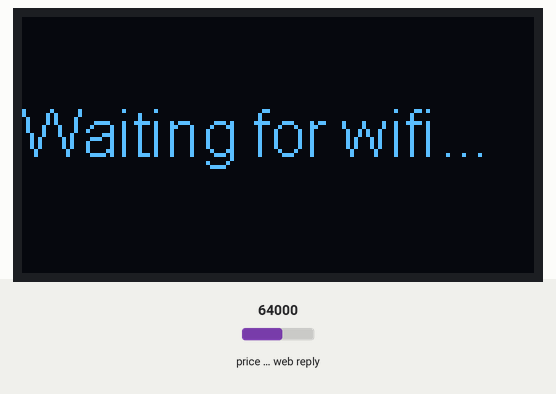
This sketch was run on a simulated ESP8266 (NodeMCU). Parts: 128×64 one-colour display. Inputs (shaded band) come from the test bench; at power-on: price in the web reply 64000. The OLED is the two-colour kind (top 16 rows yellow); WiFi joins after 1.5 s; servers stay silent unless stated; uploads are accepted with an empty reply; web services answer with replies made up by the test bench; what the sketch prints to the serial monitor is not drawn.

Above: at 0.1 s.
At 1.6 s:
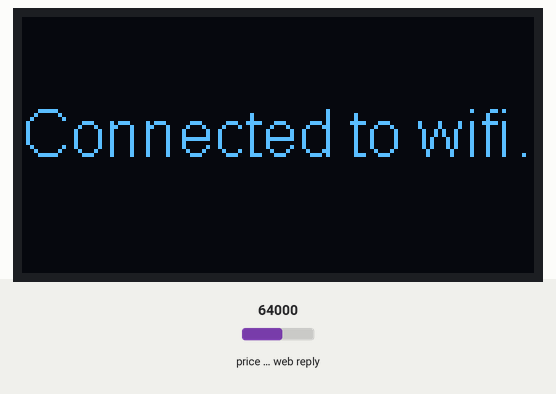
At 3.6 s:
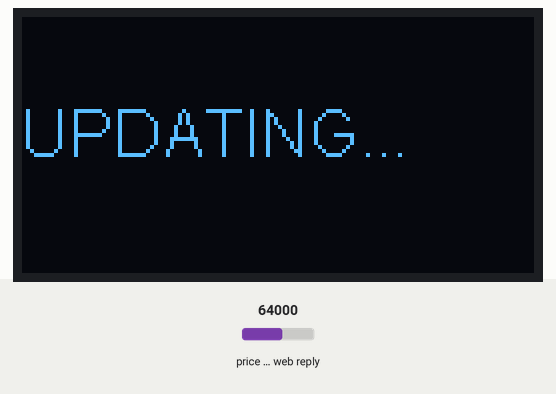
At 10.1 s:
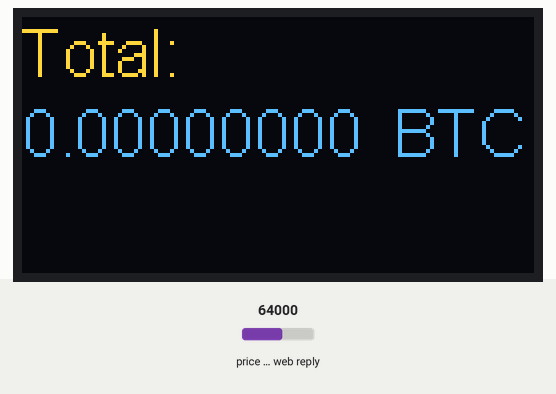
At 18.1 s:
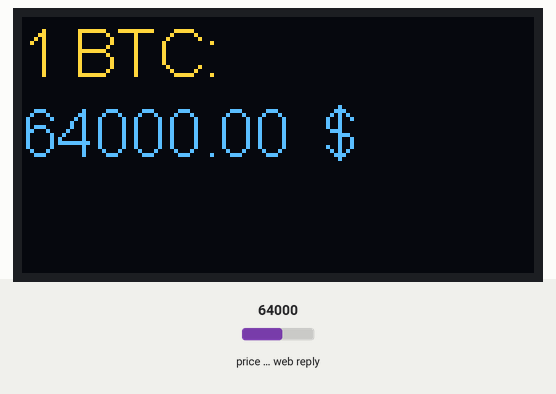
At 38.3 s:
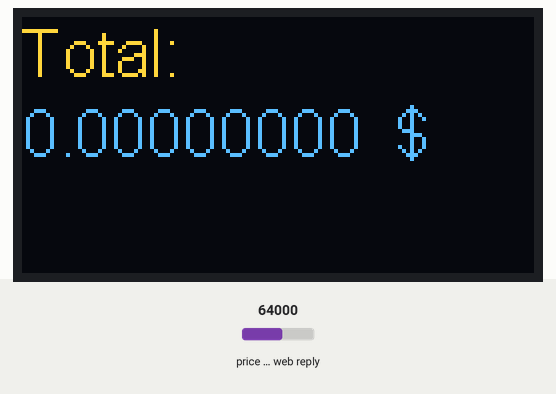

The sketch:

DashBoard_BTC.ino
```cpp
/*
 *
 */

//ESP8266
#include <ESP8266WiFi.h>
#include <ESP8266WiFiMulti.h>
//Oled Screen
#include <Wire.h>  // Only needed for Arduino 1.6.5 and earlier
#include "SSD1306.h" // alias for `#include "SSD1306Wire.h"`
//Self developed files
#include "dataParser.h"
#include "frames.h"

//User Settings
const char ssid_1 [] = "";
const char pass_1 [] = "";
const char ssid_2 [] = "";
const char pass_2 [] = "";
const char BitCoinWallet [] = "";

//Globals
ESP8266WiFiMulti WiFiMulti;
SSD1306 display(0x3c, D3, D5);


void setup()
{
    //Setup Oled
    display.init();
    display.flipScreenVertically();
    display.setFont(ArialMT_Plain_16);
    display.setTextAlignment(TEXT_ALIGN_LEFT);
    display.clear();


    //Setup Serial
    Serial.begin(115200);
    delay(10);

    //Setup Wifi
    WiFiMulti.addAP( ssid_1 , pass_1);
    WiFiMulti.addAP( ssid_2 , pass_2);
    display.clear();
    display.drawString(0 , 20, "Waiting for wifi...");
    display.display();
    int xpos = 0;
    while(WiFiMulti.run() != WL_CONNECTED) {
        display.drawString(xpos ,40 , ".");
        xpos= xpos + 3;
        display.display();
        delay(500);
    }
    display.clear();
    display.drawString(0 , 20, "Connected to wifi...");
    //display.drawString(0 , 40, WiFi.localIP()));
    display.display();
    delay(2000);
}


void frameLoop(double currency, double totol_balance_btc, double total_balance)
{

  //currency
  delay(2000);
  char currency_line[30];
  dtostrf(currency,0, 2, currency_line);
  sprintf(currency_line,"%s %s", currency_line, " $");
  display.clear();
  display.drawString(0 , 0,  "1 BTC:");
  display.drawString(0 , 20, currency_line);
  display.display();


  // total dollar
  delay(2000);
  char total_balance_line[30];
  dtostrf(total_balance,0, 8, total_balance_line);
  sprintf(total_balance_line,"%s %s", total_balance_line, " $");
  display.clear();
  display.drawString(0 , 0,  "Total:");
  display.drawString(0 , 20, total_balance_line);
  display.display();


  // total btc
  delay(2000);
  char totol_balance_btc_line[30];
  dtostrf(totol_balance_btc,0, 8, totol_balance_btc_line);
  sprintf(totol_balance_btc_line,"%s %s", totol_balance_btc_line, " BTC");
  display.clear();
  display.drawString(0 , 0,  "Total:");
  display.drawString(0 , 20, totol_balance_btc_line);
  display.display();

}


int loopCounter = 0;
double currency = 0;
double total_balance_btc = 0;
void loop()
{
  if (WiFiMulti.run() == WL_CONNECTED) //Check WiFi connection status
  {
    display.clear();
    display.drawString(0 , 20, "UPDATING...");
    display.display();
    if(loopCounter%20==0){ currency = getCurrency(); }
    if(loopCounter%2==0){ total_balance_btc = getTotalBTC(BitCoinWallet); }
    ///////////////
    Serial.print("1 BTC: ");
    Serial.print(currency,9);
    Serial.println(" USD");
    Serial.print("Total BTC: ");
    Serial.println(total_balance_btc,9);
    Serial.print("Total USD: ");
    Serial.println(total_balance_btc*currency,9);
    ///////////
    for(int i = 0; i<3; i++)// 3 frame * 2000 ms * 10 loop
    {
      frameLoop(currency, total_balance_btc, total_balance_btc*currency);
    }
    loopCounter++;
  }//end of wifi check

}//end of loop
```

dataParser.cpp
```cpp
/*
 *This is a library file which is using for data parser of btc currency api and nice hash bitcoin wallet api
 */
#include <ESP8266HTTPClient.h>
#include <ArduinoJson.h>
#include "dataParser.h"

//Globals
char url_Currency [] = "http://blockchain.info/ticker";
char url_Balance_base[] = "http://api.nicehash.com/api?method=stats.provider&addr=";
char url_Balence[255];


DynamicJsonBuffer jsonBuffer_Currency;
DynamicJsonBuffer jsonBuffer_Balance;

String getJsonFromUrl(char *url)
{
    HTTPClient http;  //Declare an object of class HTTPClient
    String payload;
    http.begin(url);  //Specify request destination
    int httpCode = http.GET(); //Send the request
    Serial.print("\n Received http code ");
    Serial.println(httpCode);
    if (httpCode > 0) //Check the returning code
    {
      Serial.println("HTTP OK");
      payload = http.getString();   //Get the request response payload
      Serial.println(payload);      //Print the response payloa
      return payload;
    }
    else
    {
      Serial.println("HTTP ERROR");
      return "{}";
    }
    http.end();   //Close connection
}

double getCurrency()
{
    JsonObject& root_Currency = jsonBuffer_Currency.parseObject( getJsonFromUrl(url_Currency) );
    if (root_Currency.success())
    {
      double currency = root_Currency["USD"]["last"];
      return currency;
    }
    else
    {
      return 0.0;
    }
}

double getTotalBTC(const char *BitCoinWallet)
{
  //Setup URLs
  strcpy( url_Balence, url_Balance_base );
  strcat( url_Balence, BitCoinWallet );
  JsonObject& root_Balance = jsonBuffer_Balance.parseObject( getJsonFromUrl(url_Balence) );
  double total_balance_btc = 0.0;
  if (root_Balance.success())
  {
    double balances[8];
    int algos[8];
    for (int i = 0; i<8; i++)
    {
        algos[i] = root_Balance["result"]["stats"][i]["algo"];
        const char* balchar = root_Balance["result"]["stats"][i]["balance"];
        balances[i] = strtod(balchar, NULL);
        Serial.print(balchar);
        Serial.println(balances[i]);
        total_balance_btc += balances[i];
    }
  }

  return total_balance_btc;
}
```

dataParser.h
```cpp
/*
 *This is a library file which is using for data parser of btc currency api and nice hash bitcoin wallet api
 */

String getJsonFromUrl(char *url);

double getCurrency();

double getTotalBTC(const char *BitCoinWallet);
```

frames.cpp
```cpp
/******************Frames********************/

#include "OLEDDisplayUi.h"
#include "frames.h"
#include "images.h"


void msOverlay(OLEDDisplay *display, OLEDDisplayUiState* state)
{
  display->setTextAlignment(TEXT_ALIGN_RIGHT);
  display->setFont(ArialMT_Plain_10);
  display->drawString(128, 0, String(millis()));
}

void drawFrame1(OLEDDisplay *display, OLEDDisplayUiState* state, int16_t x, int16_t y)
{
  // draw an xbm image.
  // Please note that everything that should be transitioned
  // needs to be drawn relative to x and y

  display->drawXbm(x + 34, y + 14, WiFi_Logo_width, WiFi_Logo_height, WiFi_Logo_bits);
}

void drawFrame2(OLEDDisplay *display, OLEDDisplayUiState* state, int16_t x, int16_t y)
{
  // Demonstrates the 3 included default sizes. The fonts come from SSD1306Fonts.h file
  // Besides the default fonts there will be a program to convert TrueType fonts into this format
  display->setTextAlignment(TEXT_ALIGN_LEFT);
  display->setFont(ArialMT_Plain_10);
  display->drawString(0 + x, 10 + y, "Arial 10");

  display->setFont(ArialMT_Plain_16);
  display->drawString(0 + x, 20 + y, "Arial 16");

  display->setFont(ArialMT_Plain_24);
  display->drawString(0 + x, 34 + y, "Arial 24");
}

void drawFrame3(OLEDDisplay *display, OLEDDisplayUiState* state, int16_t x, int16_t y)
{
  // Text alignment demo
  display->setFont(ArialMT_Plain_10);

  // The coordinates define the left starting point of the text
  display->setTextAlignment(TEXT_ALIGN_LEFT);
  display->drawString(0 + x, 11 + y, "Left aligned (0,10)");

  // The coordinates define the center of the text
  display->setTextAlignment(TEXT_ALIGN_CENTER);
  display->drawString(64 + x, 22 + y, "Center aligned (64,22)");

  // The coordinates define the right end of the text
  display->setTextAlignment(TEXT_ALIGN_RIGHT);
  display->drawString(128 + x, 33 + y, "Right aligned (128,33)");
}

void drawFrame4(OLEDDisplay *display, OLEDDisplayUiState* state, int16_t x, int16_t y)
{
  // Demo for drawStringMaxWidth:
  // with the third parameter you can define the width after which words will be wrapped.
  // Currently only spaces and "-" are allowed for wrapping
  display->setTextAlignment(TEXT_ALIGN_LEFT);
  display->setFont(ArialMT_Plain_10);
  display->drawStringMaxWidth(0 + x, 10 + y, 128, "Lorem ipsum\n dolor sit amet, consetetur sadipscing elitr, sed diam nonumy eirmod tempor invidunt ut labore.");
}

void drawFrame5(OLEDDisplay *display, OLEDDisplayUiState* state, int16_t x, int16_t y)
{

}
/**********************************************/
```

frames.h
```cpp
/******************Frames********************/

//void msOverlay(OLEDDisplay *display, OLEDDisplayUiState* state);
//void drawFrame1(OLEDDisplay *display, OLEDDisplayUiState* state, int16_t x, int16_t y);
//void drawFrame2(OLEDDisplay *display, OLEDDisplayUiState* state, int16_t x, int16_t y);
//void drawFrame3(OLEDDisplay *display, OLEDDisplayUiState* state, int16_t x, int16_t y);
//void drawFrame4(OLEDDisplay *display, OLEDDisplayUiState* state, int16_t x, int16_t y);
//void drawFrame5(OLEDDisplay *display, OLEDDisplayUiState* state, int16_t x, int16_t y);
/**********************************************/
```

Source omitted: images.h (data table, 2199 bytes)

Measured:
- what the display in image 0 shows lasts 1.6 s, from 0.0 s to 1.6 s
- what the display in image 1 shows lasts 2.0 s, from 1.6 s to 3.6 s
- what the display in image 2 shows lasts 2.4 s, from 3.6 s to 6.0 s
